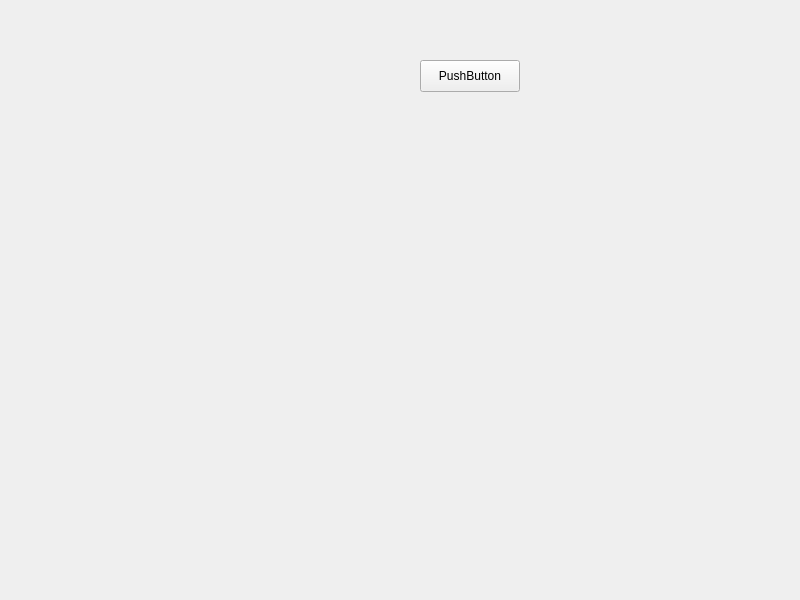
<?xml version="1.0" encoding="UTF-8"?>
<ui version="4.0">
 <class>Widget</class>
 <widget class="QWidget" name="Widget">
  <property name="geometry">
   <rect>
    <x>0</x>
    <y>0</y>
    <width>800</width>
    <height>600</height>
   </rect>
  </property>
  <property name="windowTitle">
   <string>Widget</string>
  </property>
  <widget class="QPushButton" name="pushButton">
   <property name="geometry">
    <rect>
     <x>420</x>
     <y>60</y>
     <width>100</width>
     <height>32</height>
    </rect>
   </property>
   <property name="text">
    <string>PushButton</string>
   </property>
  </widget>
  <widget class="QWidget" name="mplwindow" native="true">
   <property name="enabled">
    <bool>true</bool>
   </property>
   <property name="geometry">
    <rect>
     <x>380</x>
     <y>170</y>
     <width>311</width>
     <height>321</height>
    </rect>
   </property>
   <property name="sizePolicy">
    <sizepolicy hsizetype="Preferred" vsizetype="Preferred">
     <horstretch>0</horstretch>
     <verstretch>0</verstretch>
    </sizepolicy>
   </property>
   <property name="toolTipDuration">
    <number>-1</number>
   </property>
   <layout class="QVBoxLayout" name="mplvl"/>
  </widget>
 </widget>
 <resources/>
 <connections/>
</ui>
